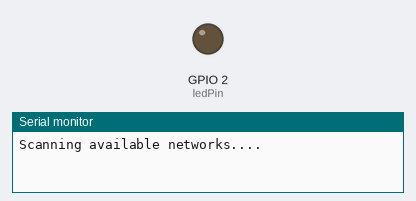
Recording of a sketch running on a simulated ESP32. On the bench: output pins drawn as LEDs (lit = HIGH), the last lines printed to the serial monitor. A WiFi scan finds three made-up networks.

Above: at 2.4 s.
At 8.5 s:
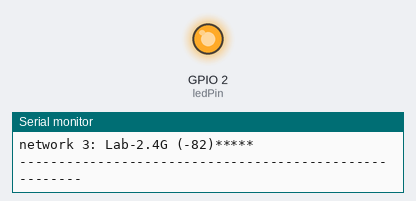
Timing chart, 0 to 17.3 s (numbered marks = the images above):
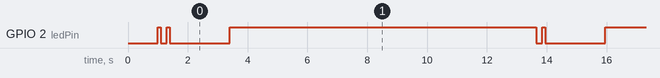

Measured:
- by itself, GPIO 2 (ledPin): repeats every 12.6 s: LOW 0.20 s, HIGH 0.10 s, LOW 2.0 s, HIGH 10.3 s
- by itself, everything shown: repeats every 12.6 s, in 4 steps

The sketch:

ESP32SCANWIFI.ino
```cpp
#include "WiFi.h"
#define ledPin 2

void setup() {
  pinMode(ledPin, OUTPUT);
  Serial.begin(115200);
  WiFi.mode(WIFI_STA);
  WiFi.disconnect();
  delay(1000);

}

void loop() {
 Serial.println("Scanning available networks....");
 digitalWrite(ledPin, HIGH);
 delay(100);
 digitalWrite(ledPin, LOW);
 delay(200);
 digitalWrite(ledPin, HIGH);
 delay(100);
 digitalWrite(ledPin, LOW);
 int n = WiFi.scanNetworks();
 if (n!=0){
   digitalWrite(ledPin, HIGH);
   Serial.print(n); Serial.println(" networks (s) found ! ");
   for(int i=0; i<n; i++){
     Serial.print("network "); Serial.print(i+1); Serial.print(": ");
     Serial.print(WiFi.SSID(i));
     Serial.print(" ("); Serial.print(WiFi.RSSI(i)); Serial.print(")");
     Serial.println((WiFi.encryptionType(i) == WIFI_AUTH_OPEN) ? " open":"*****");
     delay(50);
   }
   }else{
     Serial.println("No available networks found !");
     digitalWrite(ledPin, HIGH);
     delay(200);
     digitalWrite(ledPin, LOW);
   }
   Serial.println("\n-------------------------------------------------------\n");
   delay(10000);
}
```
